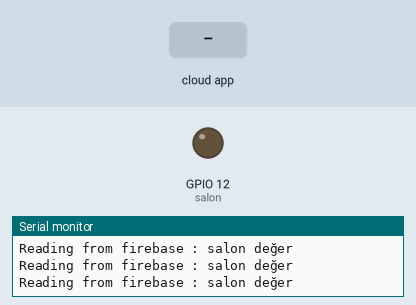
Simulated run of this sketch. Board: ESP8266 (NodeMCU). On the bench: output pins drawn as LEDs (lit = HIGH), the last lines printed to the serial monitor. The inputs (shaded band) are chosen by the test bench. WiFi joins after 1.5 s; servers stay silent unless stated; the Firebase database answers and starts empty.

Above: at 2.7 s.
2.8 s: the phone or cloud app sets status to ON
At 3.7 s:
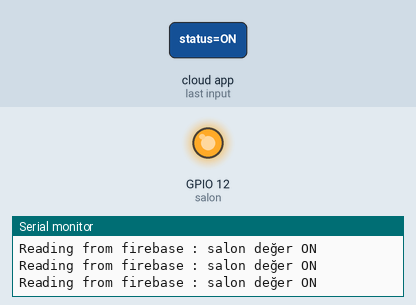
Timing chart, 0 to 5.8 s (numbered marks = the images above; inputs shaded):
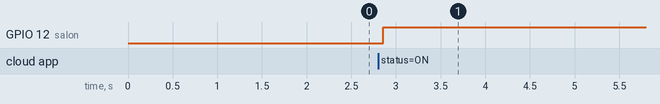

The sketch:

nodemcu1.ino
```cpp
#include "FirebaseESP8266.h"
#include <ESP8266WiFi.h>
#include <SoftwareSerial.h>

#define FIREBASE_HOST "iotornek-default-rtdb.firebaseio.com"
#define FIREBASE_AUTH "AIzaSyDfpteqSZ1vhufOkvAzs4hHoecM6efqhh8"
#define WIFI_SSID "my1"
#define WIFI_PASSWORD "yurtseven226823"

FirebaseData data;
String ledstatus;
int salon=12;
void setup() {
  Serial.begin(115200);
   pinMode(salon, OUTPUT);
  Serial.println();
  Serial.print("Wifi connecting to ");
  Serial.println(WIFI_SSID);

  WiFi.begin(WIFI_SSID, WIFI_PASSWORD);

  Serial.print("Connecting");

  while ( WiFi.status() != WL_CONNECTED ) {
    delay(500);
    Serial.print(".");
  }
  Serial.println();

  // Start the server
  //server.begin();
  Serial.println("Server started");
  Serial.println("Wifi Connected Success!");
  Serial.print("NodeMCU IP Address : ");
  Serial.println(WiFi.localIP() );
  Firebase.begin(FIREBASE_HOST, FIREBASE_AUTH);
  Firebase.reconnectWiFi(true);
}


void loop() {
  Serial.print("Reading from firebase : ");
    Firebase.getString(data,"salon/status");
  Serial.println("salon değer "+ data.stringData());
  if(data.stringData()=="ON")
    {
  digitalWrite(salon, HIGH);
 }
 else
 {
digitalWrite(salon, LOW);
 }
}
```

Measured:
- after the input at 2.8 s, GPIO 12 (salon): LOW → HIGH after 0.06 s
